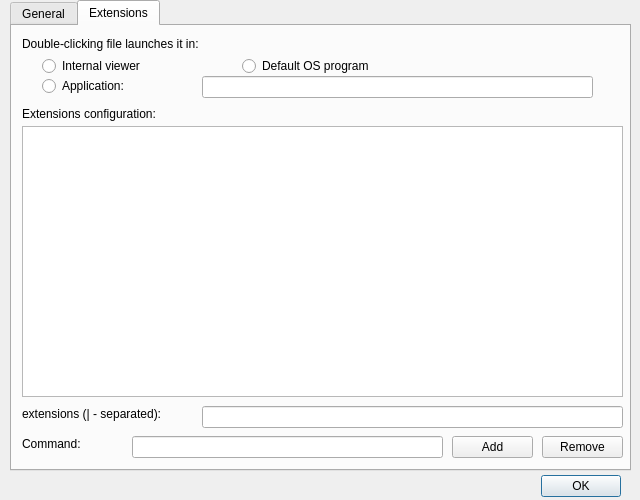
<?xml version="1.0" encoding="UTF-8"?>
<ui version="4.0">
 <class>optionsDialog</class>
 <widget class="QDialog" name="optionsDialog">
  <property name="geometry">
   <rect>
    <x>0</x>
    <y>0</y>
    <width>640</width>
    <height>500</height>
   </rect>
  </property>
  <property name="minimumSize">
   <size>
    <width>640</width>
    <height>500</height>
   </size>
  </property>
  <property name="maximumSize">
   <size>
    <width>640</width>
    <height>500</height>
   </size>
  </property>
  <property name="windowTitle">
   <string>Configuration</string>
  </property>
  <widget class="QDialogButtonBox" name="buttonBox">
   <property name="geometry">
    <rect>
     <x>460</x>
     <y>470</y>
     <width>161</width>
     <height>32</height>
    </rect>
   </property>
   <property name="orientation">
    <enum>Qt::Horizontal</enum>
   </property>
   <property name="standardButtons">
    <set>QDialogButtonBox::Ok</set>
   </property>
  </widget>
  <widget class="QTabWidget" name="tabWidget">
   <property name="geometry">
    <rect>
     <x>10</x>
     <y>0</y>
     <width>621</width>
     <height>471</height>
    </rect>
   </property>
   <property name="currentIndex">
    <number>1</number>
   </property>
   <widget class="QWidget" name="tab">
    <attribute name="title">
     <string>General</string>
    </attribute>
    <widget class="QLabel" name="label_5">
     <property name="geometry">
      <rect>
       <x>10</x>
       <y>10</y>
       <width>301</width>
       <height>16</height>
      </rect>
     </property>
     <property name="text">
      <string>Minimum size to be opened as HDD image:</string>
     </property>
    </widget>
    <widget class="QSpinBox" name="sbHddSize">
     <property name="geometry">
      <rect>
       <x>300</x>
       <y>5</y>
       <width>101</width>
       <height>23</height>
      </rect>
     </property>
     <property name="maximum">
      <number>104857600</number>
     </property>
    </widget>
   </widget>
   <widget class="QWidget" name="tab_2">
    <attribute name="title">
     <string>Extensions</string>
    </attribute>
    <widget class="QPushButton" name="btnAdd">
     <property name="geometry">
      <rect>
       <x>440</x>
       <y>410</y>
       <width>81</width>
       <height>22</height>
      </rect>
     </property>
     <property name="text">
      <string>Add</string>
     </property>
    </widget>
    <widget class="QPushButton" name="btnRemove">
     <property name="geometry">
      <rect>
       <x>530</x>
       <y>410</y>
       <width>81</width>
       <height>22</height>
      </rect>
     </property>
     <property name="text">
      <string>Remove</string>
     </property>
    </widget>
    <widget class="QLabel" name="label">
     <property name="geometry">
      <rect>
       <x>10</x>
       <y>380</y>
       <width>191</width>
       <height>16</height>
      </rect>
     </property>
     <property name="text">
      <string>extensions (| - separated):</string>
     </property>
    </widget>
    <widget class="QLabel" name="label_2">
     <property name="geometry">
      <rect>
       <x>10</x>
       <y>410</y>
       <width>111</width>
       <height>16</height>
      </rect>
     </property>
     <property name="text">
      <string>Command:</string>
     </property>
    </widget>
    <widget class="QLineEdit" name="leExtensioins">
     <property name="geometry">
      <rect>
       <x>190</x>
       <y>380</y>
       <width>421</width>
       <height>22</height>
      </rect>
     </property>
    </widget>
    <widget class="QLineEdit" name="leCommand">
     <property name="geometry">
      <rect>
       <x>120</x>
       <y>410</y>
       <width>311</width>
       <height>22</height>
      </rect>
     </property>
    </widget>
    <widget class="QRadioButton" name="rbInternal">
     <property name="geometry">
      <rect>
       <x>30</x>
       <y>30</y>
       <width>151</width>
       <height>20</height>
      </rect>
     </property>
     <property name="text">
      <string>Internal viewer</string>
     </property>
     <attribute name="buttonGroup">
      <string notr="true">buttonGroup</string>
     </attribute>
    </widget>
    <widget class="QRadioButton" name="rbDefault">
     <property name="geometry">
      <rect>
       <x>230</x>
       <y>30</y>
       <width>181</width>
       <height>20</height>
      </rect>
     </property>
     <property name="text">
      <string>Default OS program</string>
     </property>
     <attribute name="buttonGroup">
      <string notr="true">buttonGroup</string>
     </attribute>
    </widget>
    <widget class="QRadioButton" name="rbApplication">
     <property name="geometry">
      <rect>
       <x>30</x>
       <y>50</y>
       <width>141</width>
       <height>20</height>
      </rect>
     </property>
     <property name="text">
      <string>Application:</string>
     </property>
     <attribute name="buttonGroup">
      <string notr="true">buttonGroup</string>
     </attribute>
    </widget>
    <widget class="QLineEdit" name="leApplication">
     <property name="geometry">
      <rect>
       <x>190</x>
       <y>50</y>
       <width>391</width>
       <height>22</height>
      </rect>
     </property>
    </widget>
    <widget class="QLabel" name="label_3">
     <property name="geometry">
      <rect>
       <x>10</x>
       <y>80</y>
       <width>211</width>
       <height>16</height>
      </rect>
     </property>
     <property name="text">
      <string>Extensions configuration: </string>
     </property>
    </widget>
    <widget class="QLabel" name="label_4">
     <property name="geometry">
      <rect>
       <x>10</x>
       <y>10</y>
       <width>271</width>
       <height>16</height>
      </rect>
     </property>
     <property name="text">
      <string>Double-clicking file launches it in:</string>
     </property>
    </widget>
    <widget class="QListWidget" name="lwExtensons">
     <property name="geometry">
      <rect>
       <x>10</x>
       <y>100</y>
       <width>601</width>
       <height>271</height>
      </rect>
     </property>
    </widget>
   </widget>
  </widget>
 </widget>
 <resources/>
 <connections>
  <connection>
   <sender>buttonBox</sender>
   <signal>accepted()</signal>
   <receiver>optionsDialog</receiver>
   <slot>accept()</slot>
   <hints>
    <hint type="sourcelabel">
     <x>248</x>
     <y>254</y>
    </hint>
    <hint type="destinationlabel">
     <x>157</x>
     <y>274</y>
    </hint>
   </hints>
  </connection>
  <connection>
   <sender>buttonBox</sender>
   <signal>rejected()</signal>
   <receiver>optionsDialog</receiver>
   <slot>reject()</slot>
   <hints>
    <hint type="sourcelabel">
     <x>316</x>
     <y>260</y>
    </hint>
    <hint type="destinationlabel">
     <x>286</x>
     <y>274</y>
    </hint>
   </hints>
  </connection>
 </connections>
 <buttongroups>
  <buttongroup name="buttonGroup"/>
 </buttongroups>
</ui>
